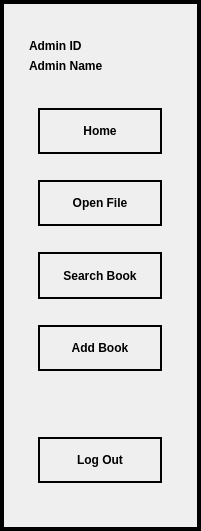
   <widget class="QFrame" name="navigation">
    <property name="geometry">
     <rect>
      <x>20</x>
      <y>10</y>
      <width>201</width>
      <height>531</height>
     </rect>
    </property>
    <property name="frameShape">
     <enum>QFrame::Box</enum>
    </property>
    <property name="frameShadow">
     <enum>QFrame::Plain</enum>
    </property>
    <property name="lineWidth">
     <number>4</number>
    </property>
    <widget class="QFrame" name="verticalFrame_4">
     <property name="geometry">
      <rect>
       <x>20</x>
       <y>10</y>
       <width>160</width>
       <height>511</height>
      </rect>
     </property>
     <layout class="QVBoxLayout" name="verticalLayout_2">
      <item>
       <spacer name="horizontalSpacer_3">
        <property name="orientation">
         <enum>Qt::Horizontal</enum>
        </property>
        <property name="sizeHint" stdset="0">
         <size>
          <width>40</width>
          <height>20</height>
         </size>
        </property>
       </spacer>
      </item>
      <item>
       <widget class="QLabel" name="admin_id">
        <property name="font">
         <font>
          <bold>true</bold>
         </font>
        </property>
        <property name="text">
         <string>Admin ID</string>
        </property>
       </widget>
      </item>
      <item>
       <widget class="QLabel" name="admin_name">
        <property name="font">
         <font>
          <bold>true</bold>
         </font>
        </property>
        <property name="text">
         <string>Admin Name</string>
        </property>
       </widget>
      </item>
      <item>
       <spacer name="horizontalSpacer">
        <property name="orientation">
         <enum>Qt::Horizontal</enum>
        </property>
        <property name="sizeHint" stdset="0">
         <size>
          <width>40</width>
          <height>20</height>
         </size>
        </property>
       </spacer>
      </item>
      <item>
       <widget class="QFrame" name="frame">
        <property name="styleSheet">
         <string notr="true">border: solid grey;</string>
        </property>
        <layout class="QVBoxLayout" name="burger">
         <item>
          <widget class="QPushButton" name="home_btn">
           <property name="enabled">
            <bool>true</bool>
           </property>
           <property name="sizePolicy">
            <sizepolicy hsizetype="MinimumExpanding" vsizetype="MinimumExpanding">
             <horstretch>0</horstretch>
             <verstretch>0</verstretch>
            </sizepolicy>
           </property>
           <property name="font">
            <font>
             <bold>true</bold>
            </font>
           </property>
           <property name="cursor">
            <cursorShape>ArrowCursor</cursorShape>
           </property>
           <property name="styleSheet">
            <string notr="true">QPushButton{
                    border: 2px solid black;
                    color: black;
                }
QPushButton:hover{
                    border: 2px solid #560bad;
                    color: #560bad;
                }



</string>
           </property>
           <property name="text">
            <string>Home</string>
           </property>
          </widget>
         </item>
         <item>
          <spacer name="horizontalSpacer_4">
           <property name="orientation">
            <enum>Qt::Horizontal</enum>
           </property>
           <property name="sizeHint" stdset="0">
            <size>
             <width>40</width>
             <height>20</height>
            </size>
           </property>
          </spacer>
         </item>
         <item>
          <widget class="QPushButton" name="open_btn">
           <property name="sizePolicy">
            <sizepolicy hsizetype="MinimumExpanding" vsizetype="MinimumExpanding">
             <horstretch>0</horstretch>
             <verstretch>0</verstretch>
            </sizepolicy>
           </property>
           <property name="font">
            <font>
             <bold>true</bold>
            </font>
           </property>
           <property name="styleSheet">
            <string notr="true">QPushButton{
                    border: 2px solid black;
                    color: black;
                }
QPushButton:hover{
                    border: 2px solid #560bad;
                    color: #560bad;
                }



</string>
           </property>
           <property name="text">
            <string>Open File</string>
           </property>
          </widget>
         </item>
         <item>
          <spacer name="horizontalSpacer_5">
           <property name="orientation">
            <enum>Qt::Horizontal</enum>
           </property>
           <property name="sizeHint" stdset="0">
            <size>
             <width>40</width>
             <height>20</height>
            </size>
           </property>
          </spacer>
         </item>
         <item>
          <widget class="QPushButton" name="search_btn">
           <property name="sizePolicy">
            <sizepolicy hsizetype="MinimumExpanding" vsizetype="MinimumExpanding">
             <horstretch>0</horstretch>
             <verstretch>0</verstretch>
            </sizepolicy>
           </property>
           <property name="font">
            <font>
             <bold>true</bold>
            </font>
           </property>
           <property name="styleSheet">
            <string notr="true">QPushButton{
                    border: 2px solid black;
                    color: black;
                }
QPushButton:hover{
                    border: 2px solid #560bad;
                    color: #560bad;
                }



</string>
           </property>
           <property name="text">
            <string>Search Book</string>
           </property>
          </widget>
         </item>
         <item>
          <spacer name="horizontalSpacer_6">
           <property name="orientation">
            <enum>Qt::Horizontal</enum>
           </property>
           <property name="sizeHint" stdset="0">
            <size>
             <width>40</width>
             <height>20</height>
            </size>
           </property>
          </spacer>
         </item>
         <item>
          <widget class="QPushButton" name="add_btn">
           <property name="enabled">
            <bool>true</bool>
           </property>
           <property name="sizePolicy">
            <sizepolicy hsizetype="MinimumExpanding" vsizetype="MinimumExpanding">
             <horstretch>0</horstretch>
             <verstretch>0</verstretch>
            </sizepolicy>
           </property>
           <property name="font">
            <font>
             <bold>true</bold>
            </font>
           </property>
           <property name="styleSheet">
            <string notr="true">QPushButton{
                    border: 2px solid black;
                    color: black;
                }
QPushButton:hover{
                    border: 2px solid #560bad;
                    color: #560bad;
                }



</string>
           </property>
           <property name="text">
            <string>Add Book</string>
           </property>
          </widget>
         </item>
         <item>
          <spacer name="horizontalSpacer_7">
           <property name="orientation">
            <enum>Qt::Horizontal</enum>
           </property>
           <property name="sizeHint" stdset="0">
            <size>
             <width>40</width>
             <height>20</height>
            </size>
           </property>
          </spacer>
         </item>
         <item>
          <spacer name="horizontalSpacer_11">
           <property name="orientation">
            <enum>Qt::Horizontal</enum>
           </property>
           <property name="sizeHint" stdset="0">
            <size>
             <width>40</width>
             <height>20</height>
            </size>
           </property>
          </spacer>
         </item>
         <item>
          <spacer name="horizontalSpacer_2">
           <property name="orientation">
            <enum>Qt::Horizontal</enum>
           </property>
           <property name="sizeHint" stdset="0">
            <size>
             <width>40</width>
             <height>20</height>
            </size>
           </property>
          </spacer>
         </item>
         <item>
          <widget class="QPushButton" name="logout_btn">
           <property name="sizePolicy">
            <sizepolicy hsizetype="MinimumExpanding" vsizetype="MinimumExpanding">
             <horstretch>0</horstretch>
             <verstretch>0</verstretch>
            </sizepolicy>
           </property>
           <property name="font">
            <font>
             <bold>true</bold>
            </font>
           </property>
           <property name="styleSheet">
            <string notr="true">QPushButton{
                    border: 2px solid black;
                    color: black;
                }
QPushButton:hover{
                    border: 2px solid #560bad;
                    color: #560bad;
                }



</string>
           </property>
           <property name="text">
            <string>Log Out</string>
           </property>
          </widget>
         </item>
         <item>
          <spacer name="horizontalSpacer_8">
           <property name="orientation">
            <enum>Qt::Horizontal</enum>
           </property>
           <property name="sizeHint" stdset="0">
            <size>
             <width>40</width>
             <height>20</height>
            </size>
           </property>
          </spacer>
         </item>
        </layout>
       </widget>
      </item>
     </layout>
    </widget>
   </widget>
